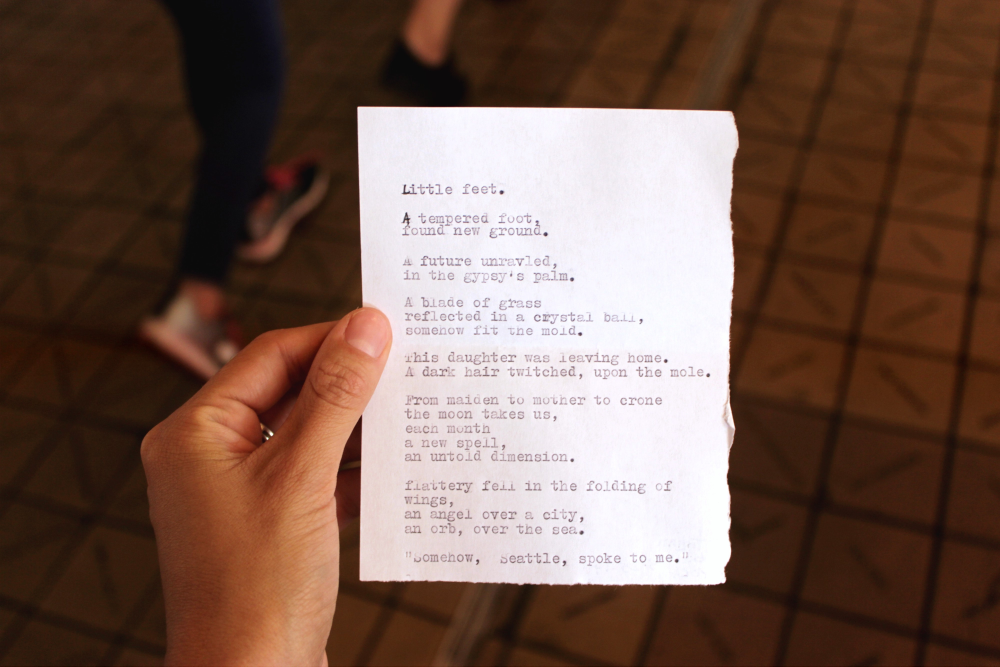
#> input picture working/yMzqChTzDmI.jpg, 4000 x 2666 px, found by its file name (shown at 1/4 size)
$ python scan.py
#> lines starting #> are read from the running program, lines starting #| are printed output that depends on the picture; after the words box and inside, x2 and y2 are one past the last pixel; in counts of white or black regions, pixels touching at a corner belong together
### modules/transform.py
# import the necessary packages
import numpy as np
import cv2

def order_points(pts):
	# initialzie a list of coordinates that will be ordered
	# such that the first entry in the list is the top-left,
	# the second entry is the top-right, the third is the
	# bottom-right, and the fourth is the bottom-left
	rect = np.zeros((4, 2), dtype = "float32")

	# the top-left point will have the smallest sum, whereas
	# the bottom-right point will have the largest sum
	s = pts.sum(axis = 1)
	rect[0] = pts[np.argmin(s)]
	rect[2] = pts[np.argmax(s)]

	# now, compute the difference between the points, the
	# top-right point will have the smallest difference,
	# whereas the bottom-left will have the largest difference
	diff = np.diff(pts, axis = 1)
	rect[1] = pts[np.argmin(diff)]
	rect[3] = pts[np.argmax(diff)]

	# return the ordered coordinates
	return rect

def four_point_transform(image, pts):
	# obtain a consistent order of the points and unpack them
	# individually
	rect = order_points(pts)
	(tl, tr, br, bl) = rect

	# compute the width of the new image, which will be the
	# maximum distance between bottom-right and bottom-left
	# x-coordiates or the top-right and top-left x-coordinates
	widthA = np.sqrt(((br[0] - bl[0]) ** 2) + ((br[1] - bl[1]) ** 2))
	widthB = np.sqrt(((tr[0] - tl[0]) ** 2) + ((tr[1] - tl[1]) ** 2))
	maxWidth = max(int(widthA), int(widthB))

	# compute the height of the new image, which will be the
	# maximum distance between the top-right and bottom-right
	# y-coordinates or the top-left and bottom-left y-coordinates
	heightA = np.sqrt(((tr[0] - br[0]) ** 2) + ((tr[1] - br[1]) ** 2))
	heightB = np.sqrt(((tl[0] - bl[0]) ** 2) + ((tl[1] - bl[1]) ** 2))
	maxHeight = max(int(heightA), int(heightB))

	# now that we have the dimensions of the new image, construct
	# the set of destination points to obtain a "birds eye view",
	# (i.e. top-down view) of the image, again specifying points
	# in the top-left, top-right, bottom-right, and bottom-left
	# order
	dst = np.array([
		[0, 0],
		[maxWidth - 1, 0],
		[maxWidth - 1, maxHeight - 1],
		[0, maxHeight - 1]], dtype = "float32")

	# compute the perspective transform matrix and then apply it
	M = cv2.getPerspectiveTransform(rect, dst)
	warped = cv2.warpPerspective(image, M, (maxWidth, maxHeight))

	# return the warped image
	return warped

### scan.py
# importing the necessary packages
from modules.transform import four_point_transform
from skimage.filters import threshold_local
#import numpy as np
import cv2
import imutils

# loading the image and computing the ratio of the old height
# to the new height, clone it, and resize it
image = cv2.imread("images/working/yMzqChTzDmI.jpg")
#> image is the input picture: shape (2666, 4000, 3); mean B, G, R 78, 89.7, 115.6
ratio = image.shape[0] / 500.0
#> ratio = 5.33
orig = image.copy()
image = imutils.resize(image, height = 500)
#> image: shape (500, 750, 3)

# converting the image to grayscale, blurring it, and finding edges
# in the image
gray = cv2.cvtColor(image, cv2.COLOR_BGR2GRAY)
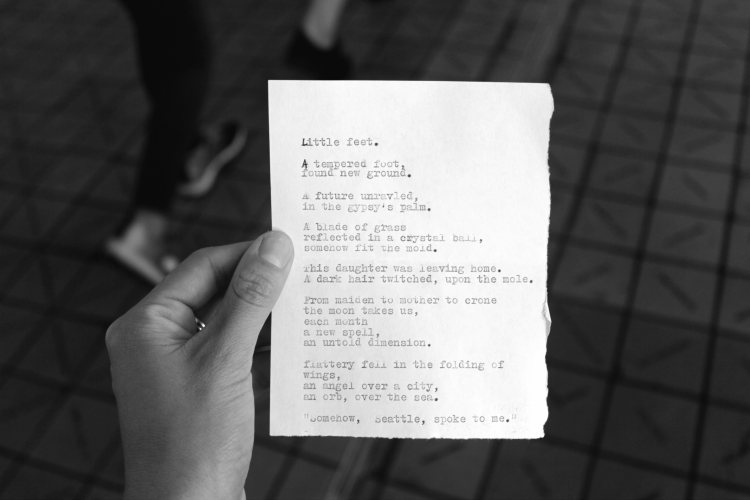
#> gray: shape (500, 750); min 9, max 255, mean 96.1
gray = cv2.GaussianBlur(gray, (5, 5), 0)
edged = cv2.Canny(gray, 75, 200)
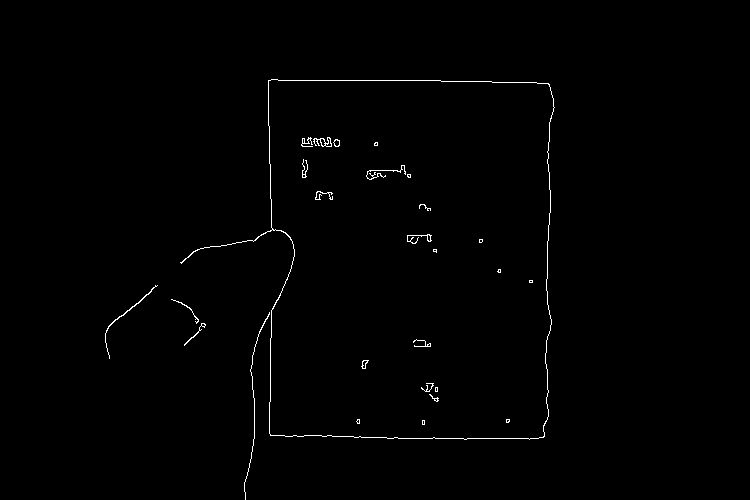
#> edged: shape (500, 750); 0.68% white in thin lines or dots, all inside (x1, y1, x2, y2) = (105, 79, 555, 500)

# showing the original image and the edge detected image
print("STEP 1: Edge Detection")
cv2.imshow("Image", image)
cv2.imshow("Edged", edged)
cv2.waitKey(0)
cv2.destroyAllWindows()

# finding the contours in the edged image, keeping only the
# largest ones, and initialize the screen contour process
cnts = cv2.findContours(edged.copy(), cv2.RETR_LIST, cv2.CHAIN_APPROX_NONE)
#> cnts = 48 contours, 36 with area under 20; largest, box (x1, y1, x2, y2) and area: (180, 79, 555, 440) 97934, (268, 79, 555, 440) 97886, (313, 137, 332, 147) 73, (105, 285, 158, 359) 41, (333, 139, 340, 147) 33
cnts = imutils.grab_contours(cnts)
cnts = sorted(cnts, key = cv2.contourArea, reverse = True)[:5]
#> cnts = 5 contours; box (x1, y1, x2, y2) and area: (180, 79, 555, 440) 97934, (268, 79, 555, 440) 97886, (313, 137, 332, 147) 73, (105, 285, 158, 359) 41, (333, 139, 340, 147) 33

# looping over the contours
for c in cnts:
	# approximating the contour
	peri = cv2.arcLength(c, True)
	approx = cv2.approxPolyDP(c, 0.02 * peri, True)

	# if the approximated contour has four points, then we
	# can assume that we have found our screen
	if len(approx) == 4:
		screenCnt = approx
		break
#> this loop made 2 passes
#> (peri, screenCnt) on pass 2: (1317.1, [[269, 80], [549, 85], [542, 437], [269, 433]])
#> peri on pass 1: 1533.3

# showing the contour (outline) of the piece of paper
print("STEP 2: Find contours of paper")
cv2.drawContours(image, [screenCnt], -1, (0, 255, 0), 2)
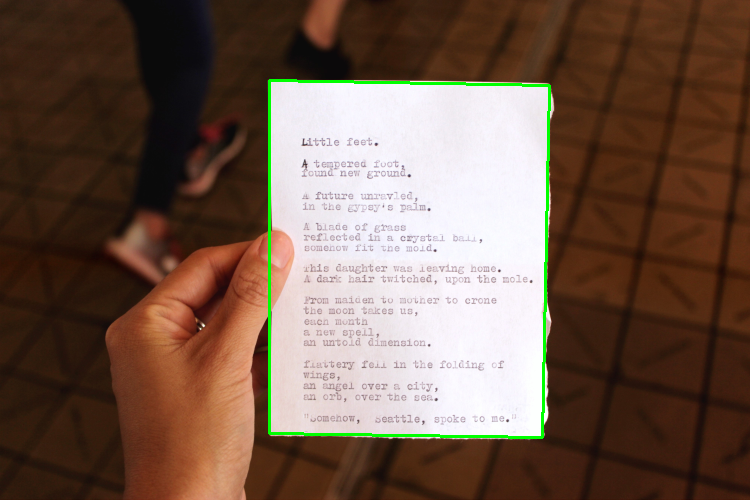
#> image: shape (500, 750, 3); mean B, G, R 76.1, 90.3, 113.5
cv2.imshow("Outline", image)
cv2.waitKey(0)
cv2.destroyAllWindows()

# applying the four point transform to obtain a top-down
# view of the original image
warped = four_point_transform(orig, screenCnt.reshape(4, 2) * ratio)
#> in order_points, `s = pts.sum(axis = 1)`: s = [1860.9, 3380.5, 5220, 3743.1]
#> in order_points, `diff = np.diff(pts, axis = 1)`: diff = [-1007.7, -2474, -559.9, 874.4]
#> in four_point_transform, `rect = order_points(pts)`: rect = [[1434.3, 426.6], [2927.3, 453.2], [2889.9, 2330.1], [1434.3, 2308.8]]
#> in four_point_transform, `(tl, tr, br, bl) = rect`: tl = [1434.3, 426.6]; tr = [2927.3, 453.2]; br = [2889.9, 2330.1]; bl = [1434.3, 2308.8]
#> in four_point_transform, `widthA = np.sqrt(((br[0] - bl[0]) ** 2) + ((br[1] - bl[1]) ** 2))`: widthA = 1455.8
#> in four_point_transform, `widthB = np.sqrt(((tr[0] - tl[0]) ** 2) + ((tr[1] - tl[1]) ** 2))`: widthB = 1493.2
#> in four_point_transform, `maxWidth = max(int(widthA), int(widthB))`: maxWidth = 1493
#> in four_point_transform, `heightA = np.sqrt(((tr[0] - br[0]) ** 2) + ((tr[1] - br[1]) ** 2))`: heightA = 1877.2
#> in four_point_transform, `heightB = np.sqrt(((tl[0] - bl[0]) ** 2) + ((tl[1] - bl[1]) ** 2))`: heightB = 1882.2
#> in four_point_transform, `maxHeight = max(int(heightA), int(heightB))`: maxHeight = 1882
#> in four_point_transform, `dst = np.array([ [0, 0], [maxWidth - 1, 0], [maxWidth - 1, maxHeight -..`: dst = [[0, 0], [1492, 0], [1492, 1881], [0, 1881]]
#> in four_point_transform, `M = cv2.getPerspectiveTransform(rect, dst)`: M = [[0.989, -5.96e-18, -1418.7], [-0.0173, 0.967, -387.6], [-1.45e-06, -1.32e-05, 1]]
#> in four_point_transform, `warped = cv2.warpPerspective(image, M, (maxWidth, maxHeight))`:
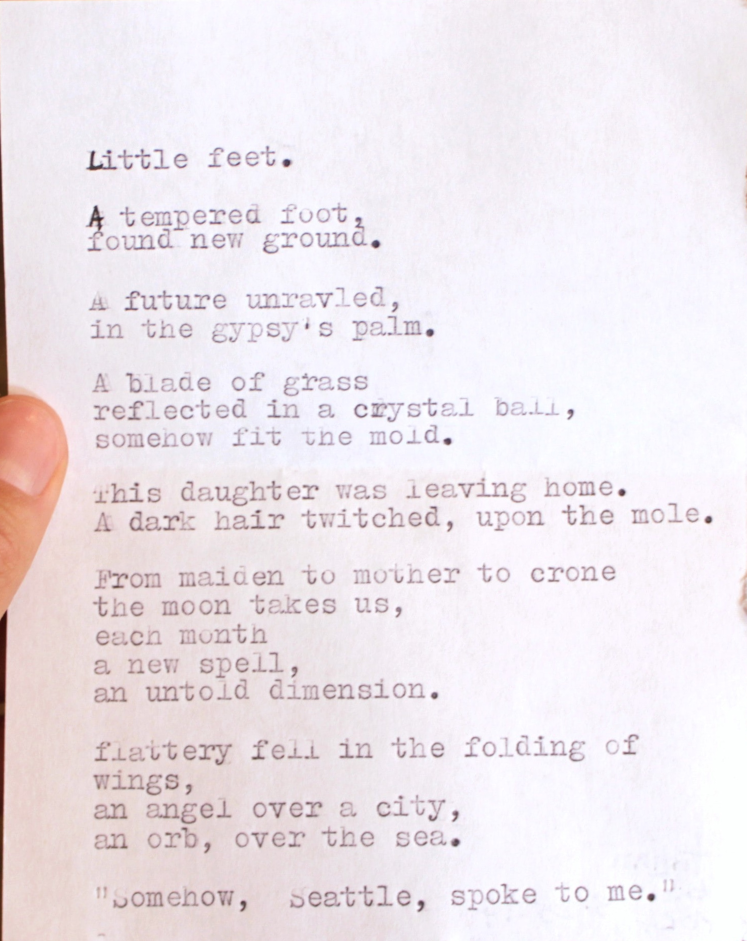
#> warped: shape (1882, 1493, 3) (shown at 1/2 size); mean B, G, R 235.7, 230.6, 238.5

# converting the warped image to grayscale, then thresholding it
# to give it that 'black and white' paper effect
warped = cv2.cvtColor(warped, cv2.COLOR_BGR2GRAY)
#> warped: shape (1882, 1493)
T = threshold_local(warped, 11, offset = 10, method = "gaussian")
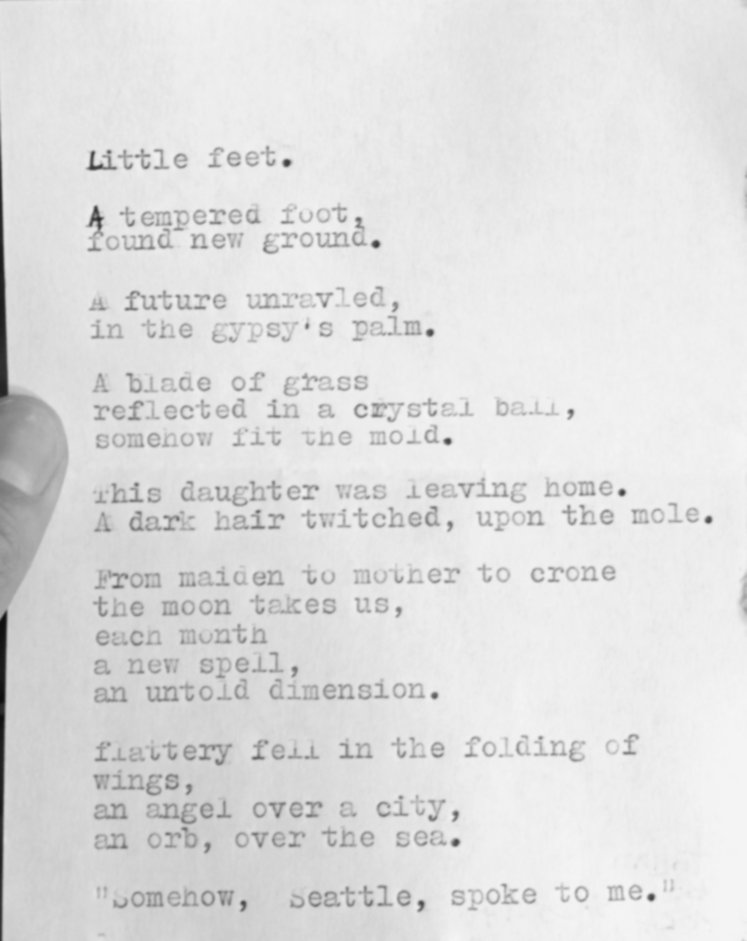
#> T: shape (1882, 1493) float64 (shown at 1/2 size); min 13.44, max 244.7, mean 223.5
warped = (warped > T).astype("uint8") * 255
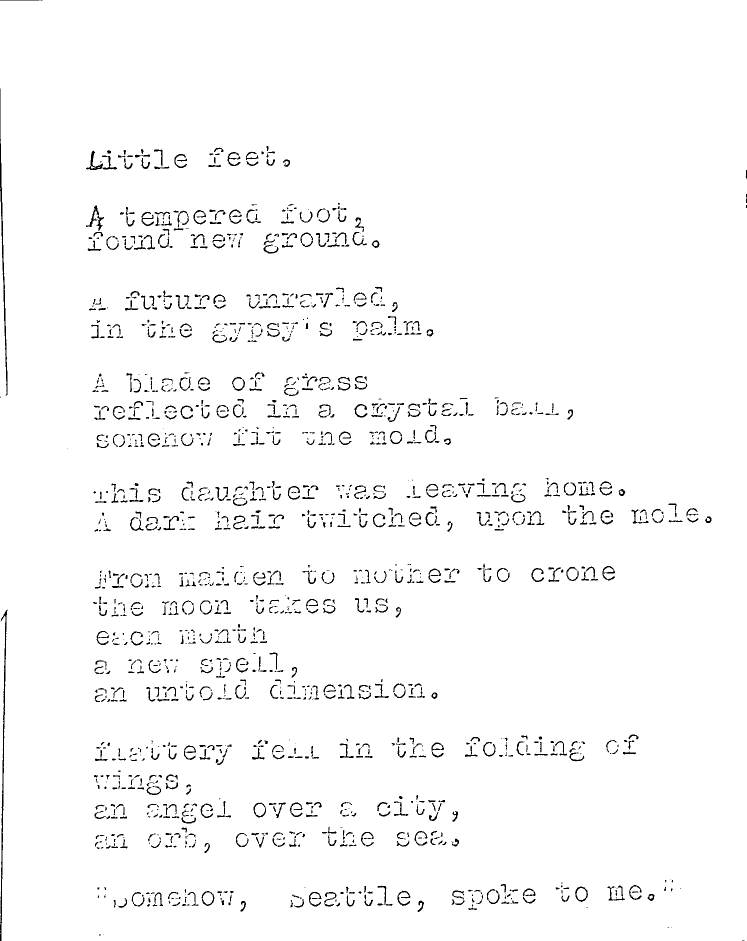
#> warped: shape (1882, 1493) (shown at 1/2 size); 97.5% white; black in thin lines or dots

# showing the original and scanned images
print("STEP 3: Apply perspective transform")
cv2.imshow("Original", imutils.resize(orig, height = 650))
cv2.imshow("Scanned", imutils.resize(warped, height = 650))
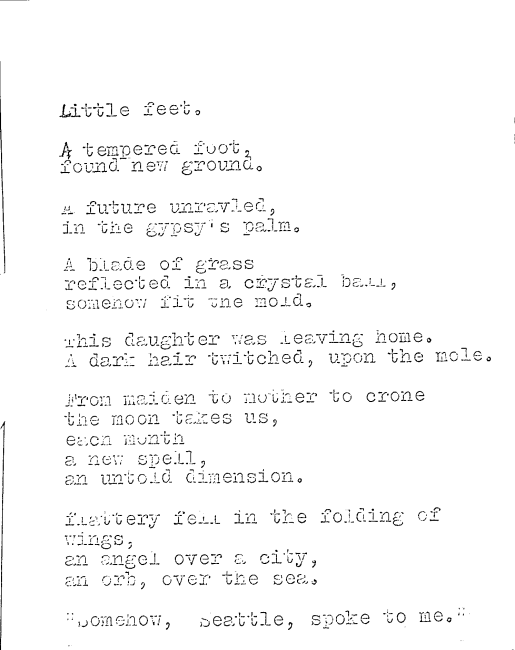
#> window 'Scanned': shape (650, 515); min 0, max 255, mean 248.7
cv2.waitKey(0)
